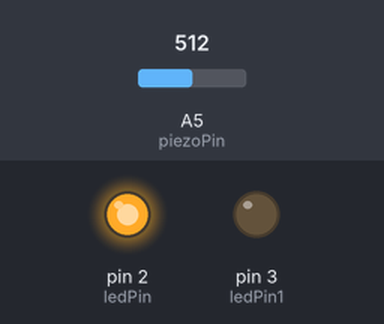
Recording of a sketch running on a simulated Arduino Uno, built with avr-gcc and run on an emulated ATmega328P. Parts: output pins drawn as LEDs (lit = HIGH). Inputs (shaded band) come from the test bench; at power-on: A5 (piezoPin) = 512.

Above: at 1.8 s.
1.9 s: A5 (piezoPin) set to 128
9.6 s: A5 (piezoPin) set to 114
At 10.7 s:
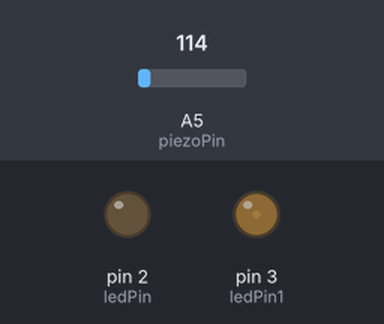
13.5 s: A5 (piezoPin) set to 122
At 14.4 s:
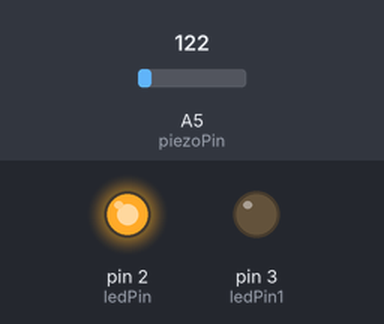
Timing chart, 0 to 16.5 s (numbered marks = the images above; inputs shaded):
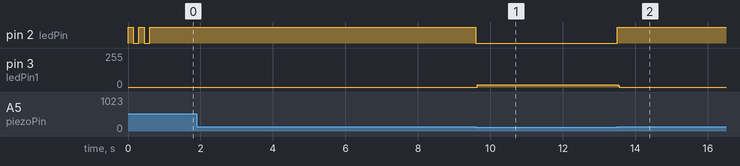

Measured:
- the behaviour switches between 120 and 119 on A5 (piezoPin) (found by bisection; images 0 and 1)
- after the input at 9.6 s, pin 2 (ledPin): HIGH → LOW at once; pin 3 (ledPin1): 0/255 → 18/255 at once
- after the input at 13.5 s, pin 2 (ledPin): LOW → HIGH at once; pin 3 (ledPin1): 18/255 → 0/255 at once
- by itself, pin 2 (ledPin): alternates HIGH for 0.15 s and LOW for 0.15 s, 4 changes in all, then stays HIGH

The sketch:

pizo_final.ino
```cpp
int ledPin = 2; // LED on Digital Pin 9
int ledPin1 = 3;
int piezoPin = 5; // Piezo on Analog Pin 5
int piezoPin1 = 4;
int threshold = 120; // The sensor value to reach before
//activation
int sensorValue = 0; // A variable to store the value read from
int sensorValue1 = 0;
//the sensor
float ledValue = 0;
float ledValue1 = 0;// The brightness of the LED
void setup() {
pinMode(ledPin, OUTPUT); // Set the ledPin to an OUTPUT
pinMode(ledPin1, OUTPUT);

// Flash the LED twice to show the program has started
digitalWrite(ledPin, HIGH); delay(150); digitalWrite(ledPin,
LOW); delay(150);
digitalWrite(ledPin, HIGH); delay(150); digitalWrite(ledPin,
LOW); delay(150);
}
void loop() {
digitalWrite(ledPin1,LOW);
sensorValue = analogRead(piezoPin); // Read the value from
//the sensor
if (sensorValue >= threshold) { // If knock detected set
//brightness to max
digitalWrite(ledPin,HIGH);
digitalWrite(ledPin1,LOW);
delay(3000);
}
analogWrite(ledPin, int(ledValue) ); // Write brightness
//value to LED
ledValue = ledValue - 0.05; // Dim the LED slowly
if (ledValue <= 0) { ledValue = 0;
digitalWrite(ledPin1,HIGH);
digitalWrite(ledPin,LOW);} // Make sure value does
//not go below zero


}
```
